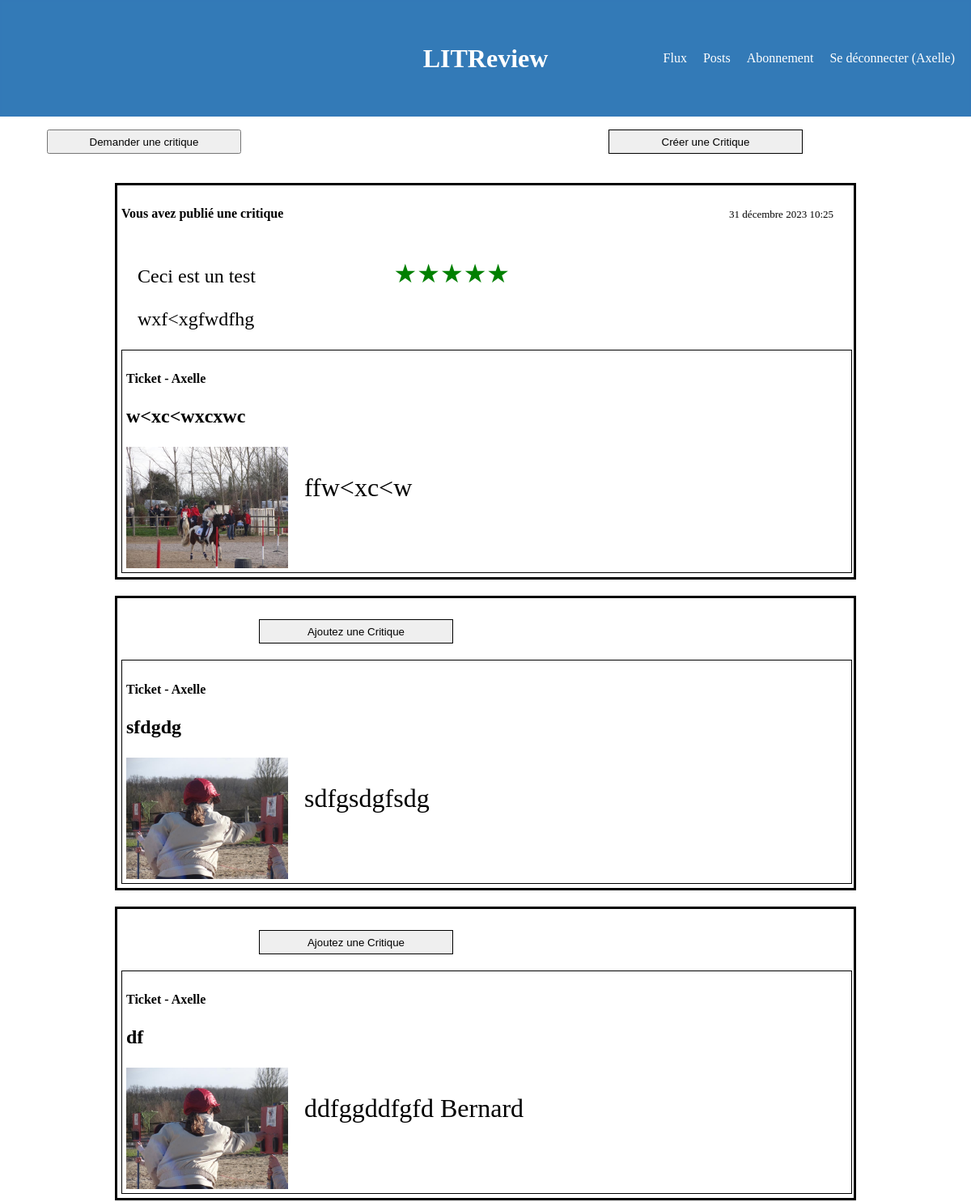
Page /home/ (signed in, upper part) on the earlier database version.
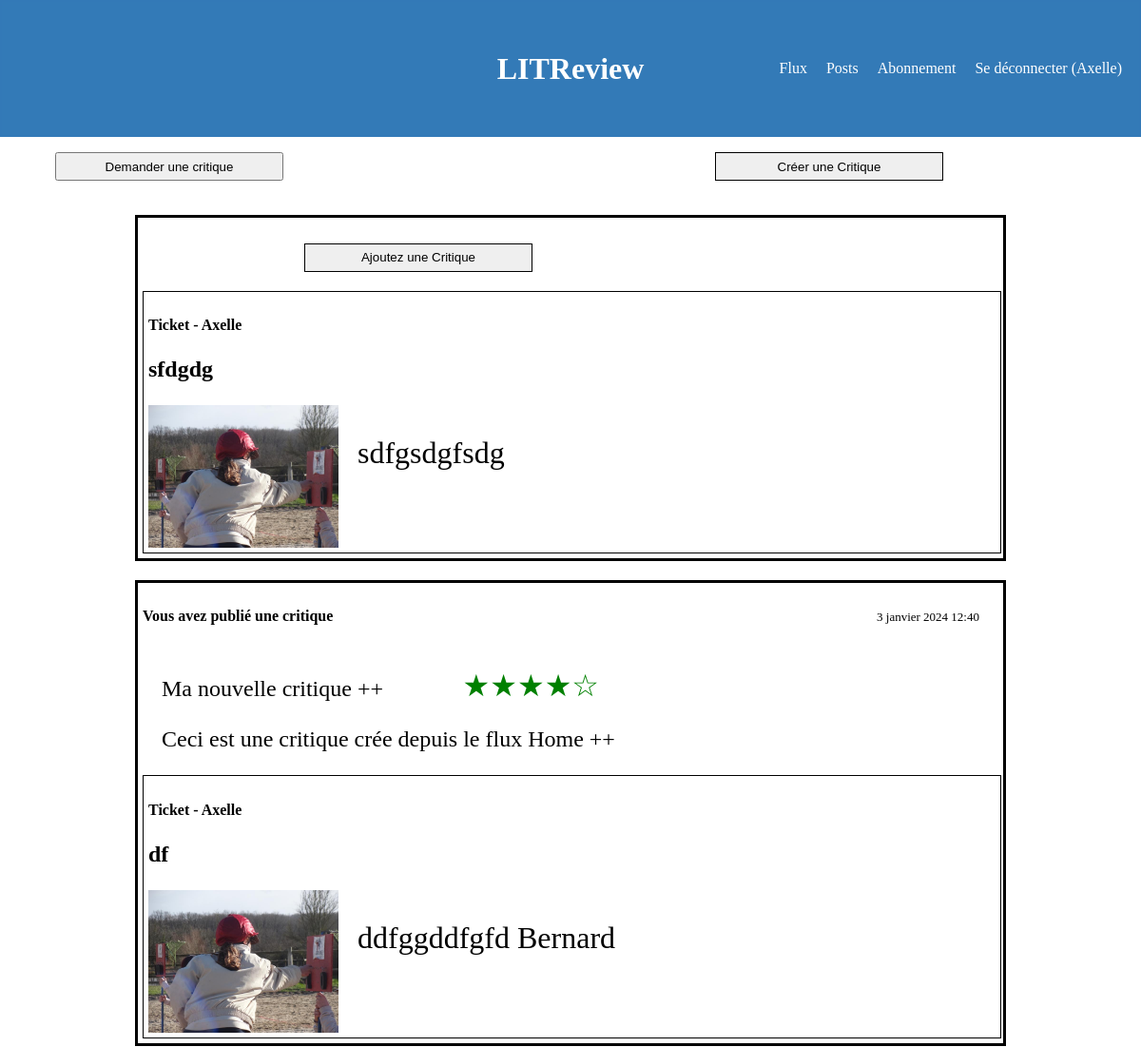
Same page on the later database version.
### review/models.py (models this page shows, shortened)
class Ticket(models.Model):
    IMAGE_MAX_SIZE = (800, 800)
    title = models.CharField(max_length=128, verbose_name='Titre', null=False, blank=False)
    description = models.TextField(max_length=2048, null=False, blank=False, verbose_name='Description')
    user = models.ForeignKey(to=settings.AUTH_USER_MODEL, on_delete=models.CASCADE)
    image = models.ImageField(verbose_name='Image')
    time_created = models.DateTimeField(auto_now=True)
    review_created = models.BooleanField(default=False)

class Review(models.Model):
    ticket = models.ForeignKey(to=Ticket, on_delete=models.CASCADE)
    rating = models.PositiveSmallIntegerField(
        validators=[MinValueValidator(0),
                    MaxValueValidator(5)],
        verbose_name='Note', null=False, blank=False
        )
    headline = models.CharField(max_length=128, verbose_name='Titre', null=False, blank=True)
    body = models.CharField(max_length=8192, verbose_name='Commentaire', null=False, blank=True)
    user = models.ForeignKey(settings.AUTH_USER_MODEL, on_delete=models.CASCADE, null=True)
    time_created = models.DateTimeField(auto_now_add=True)

### authentication/models.py (models this page shows)
class User(AbstractUser):
    follows = models.ManyToManyField(
        'self',
        symmetrical=False,
        verbose_name='abonné',
    )

### review/views.py (the view)
# urls.py: path("home/", review.views.home, name='home'),
@login_required
def home(request):
    tickets = Ticket.objects.filter(user=request.user).order_by("-time_created")  # most recent before
    tickets_and_review = []
    for ticket in tickets:
        review = ticket.review_set.first()
        if not review:
            review = ''
        tickets_and_review.append((ticket, review))
    context = {
        'tickets_and_review': tickets_and_review
        }
    return render(request, 'review/home.html', context)

### review/templatetags/custom_filters.py (called while the page is built)
@register.filter
def convert_to_stars_filter(rating):  # give 2 args : rating given, max_rating as maximum possible value
    max_rating = 5
    if not (isinstance(rating, int) and isinstance(max_rating, int)):
        raise TypeError("Not valid arguments to convert to stars")
    elif not (0 <= rating <= max_rating):
        raise ValueError("Given values not compatibles with stars converter function")
    else:
        rating = int(rating)
        full_stars = '★' * rating  # Utilisation du caractère étoile pleine
        empty_stars = '☆' * (max_rating - rating)  # Utilisation du caractère étoile vide
        return f'{full_stars}{empty_stars}'

### review/templates/review/home.html (shortened to what this page needs)
{% extends 'base.html' %}
{% load custom_filters %}
{% block content %}
    <div class="flux-button-container">
        {% if user.is_authenticated %}
            <div class="button">
                <p>
                    <button class="flux-button-left" onclick="window.location.href='{% url 'ticket_create' %}'">Demander une critique</button>
                    <button class="flux-button-right" onclick="window.location.href='{% url 'review_ticket_create' %}'">Créer une Critique</button>
                </p>
            </div>
        {% endif %}
    </div>
    {% for element in tickets_and_review %}
        <div class="main-container">
            <div class="flux">
                {% if element.1 != '' %}
                    <div class="head-post">
                        <span>
                            <h4>Vous avez publié une critique</h4>
                        </span>
                        <span>
                            <div class="date">
                                {{ element.1.time_created }}
                            </div>
                        </span>
                    </div>
                    <div class="review">
                        <p class="headline">{{ element.1.headline }}
                            <span class="stars"> {{ element.1.rating|convert_to_stars_filter }} </span>
                        </p>
                        <p class="headline">{{ element.1.body }}
                    </div>
                    {% else %}
                        <div class="head-post">
                            <div class="review">
                                <span>
                                    <form action="{% url 'review_create' element.0.id %}" method='post'>
                                        <button class="flux-button-right" type="submit">Ajoutez une Critique</button>
                                    </form>
                                </span>
                            </div>
                        </div>
                {% endif %}
                <div class="ticket">
                    <div class="author">
                        <h4 >
                            Ticket - {{ element.0.user }}
                        </h4>
                        <p>
                            {{ element.0.title }}
                        </p>
                        <div class="image-container">
                            <img class="image" src="{{ element.0.image.url }}" alt="">
                            <div class="description">
                                <p>
                                    {{ element.0.description }}
                                </p>
                            </div>
                        </div>
                    </div>
                </div>
            </div>
        </div>
    {% endfor %}
{% endblock content %}

Differences in the rows shown:
removed Ticket: time_created "31 décembre 2023 10:25", headline "Ceci est un test", rating "★★★★★", body "wxf<xgfwdfhg", user.username "Axelle", title "w<xc<wxcxwc", image (picture), description "ffw<xc<w"
shown differently, row unchanged: Ticket "ddfggddfgfd Bernard": time_created (not shown) → "3 janvier 2024 12:40"; headline (not shown) → "Ma nouvelle critique ++"; rating (not shown) → "★★★★☆"; body (not shown) → "Ceci est une critique crée depuis le flux Home ++"; text "Ajoutez une Critique" → "Vous avez publié une critique"
